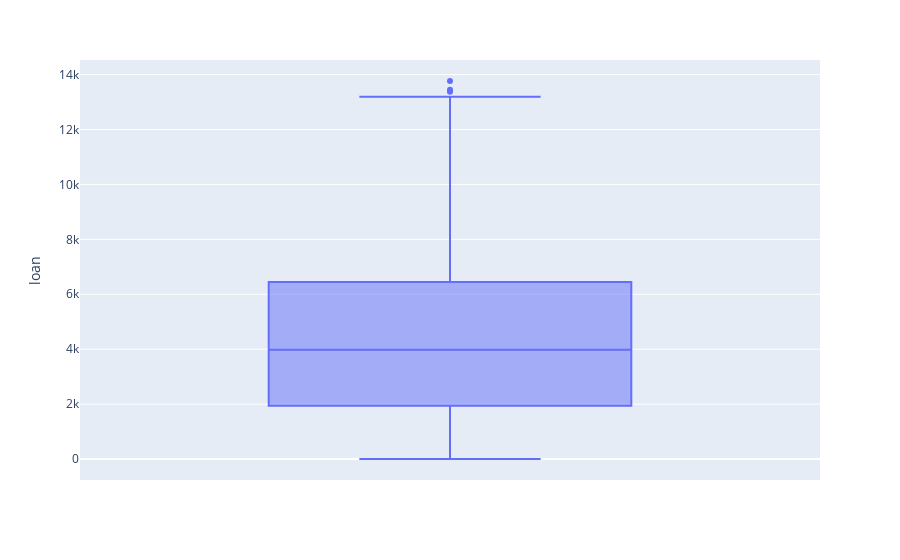

The notebook cell this image was saved under:
### Code cell
grafico = px.box(base_credit, y='loan')
grafico.show()

### Figure 1 — Plotly figure (JSON) as saved in the notebook; plotly's stock layout.template omitted (floating-point values rounded to 4 significant figures; data arrays with more than 128 entries replaced by an {"elided": "..."} marker saying what was removed)
{"data": [{"alignmentgroup": "True", "hovertemplate": "loan=%{y}<extra></extra>", "legendgroup": "", "marker": {"color": "#636efa"}, "name": "", "notched": false, "offsetgroup": "", "orientation": "v", "showlegend": false, "type": "box", "x0": " ", "xaxis": "x", "y": {"elided": "1997 float values"}, "y0": " ", "yaxis": "y"}], "layout": {"boxmode": "group", "legend": {"tracegroupgap": 0}, "margin": {"t": 60}, "xaxis": {"anchor": "y", "domain": [0, 1]}, "yaxis": {"anchor": "x", "domain": [0, 1], "title": {"text": "loan"}}}}
